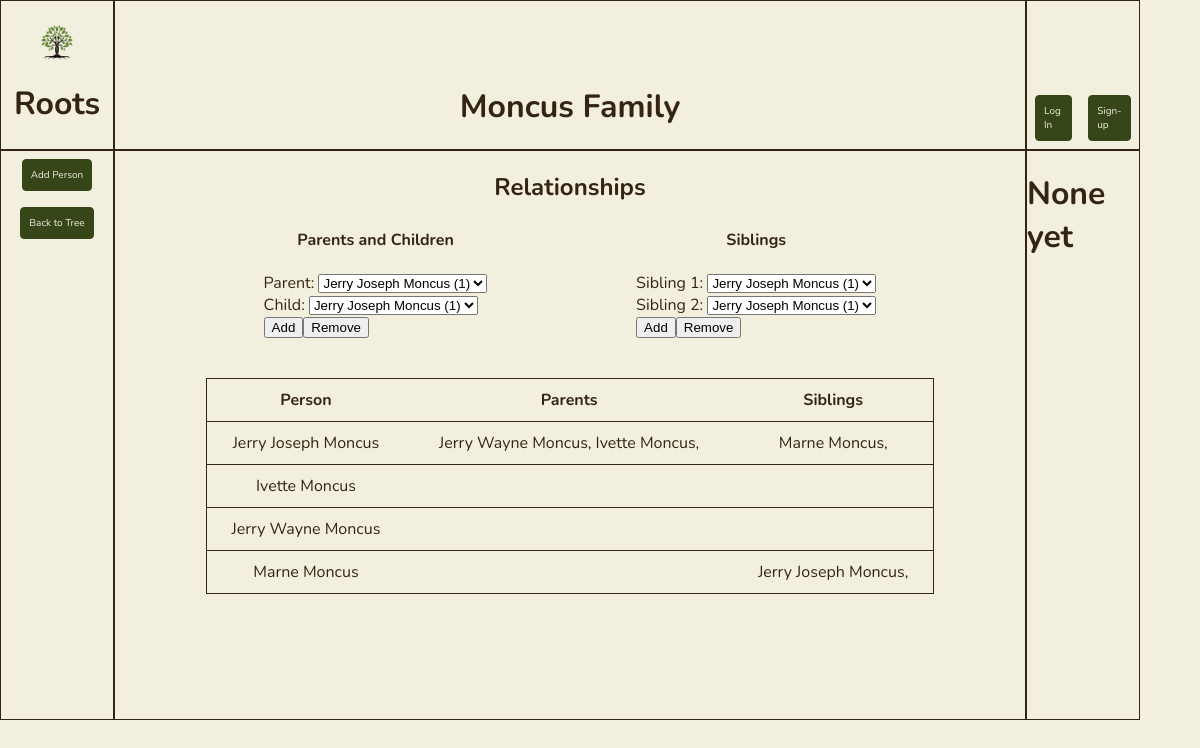
Page /relationships on the committed database.
### app.py (models this page shows, shortened)
class Person(db.Model):
    id = db.Column(db.Integer, primary_key=True)
    first_name = db.Column(db.String(200), nullable=False)
    last_name = db.Column(db.String(200), nullable=False)
    middle_name = db.Column(db.String(200), nullable=False, default='')
    nick_name = db.Column(db.String(200), nullable=False, default='')
    date_created = db.Column(db.DateTime, default=datetime.utcnow)
    parents = db.relationship('Person',
                              secondary = person_parent_association,
                              primaryjoin = id == person_parent_association.c.person_id,
                              secondaryjoin = id == person_parent_association.c.parent_id,
                              backref = db.backref('children', lazy='dynamic'))
    siblings = db.relationship('Person',
                              secondary = sibling_association,
                              primaryjoin = id == sibling_association.c.left_id,
                              secondaryjoin = id == sibling_association.c.right_id,
                              back_populates = 'siblings',
                              lazy='dynamic')

### app.py (the view)
@app.route('/relationships', methods=['GET'])
def relationships():
        people = Person.query.order_by(Person.date_created).all()
        return render_template('relationships.html', people=people)

### templates/relationships.html (shortened to what this page needs)
{% extends 'base.html' %}
{% block body %}
<div class="default-grid" id="relationships-grid">
    <div class="grid-item grid-item-1">
        <div class="logo" id="logo-index">
            <div class="content-container-column">
                    <img src="{{ url_for('static', filename='logos/green-tree-logo.png') }}" alt="Green Tree Logo">
                    <h1>Roots</h1>
            </div>
        </div>
    </div>
    <div class="grid-item grid-item-2">
        <div class="current-family-name" id="current-family-name-index">
            <div class="content-container-row">
                <h1>Moncus Family</h1>
            </div>
        </div>
    </div>
    <div class="grid-item grid-item-3">
        <div class="account-tasks-panel">
            <div class="content-container-row">
                <a class="btn" id='log-in' href="">Log In</a>
                <a class="btn" id='sign-up' href="">Sign-up</a>
            </div>
        </div>
    </div>
    <div class="grid-item grid-item-4">
        <div class="app-tasks-panel">
            <div class="content-container-column">
                <a class="btn" id='addPersonBtn'>Add Person</a>
                <a class="btn" id='to_tree' href="/">Back to Tree</a>
            </div>
        </div>
    </div>
    <div class="grid-item grid-item-5" id="relationships-container">
        <div class="grid-subitem-1" id="relationships-header">
            <h2>Relationships</h2>
        </div>
        <div class="grid-subitem-2" id="forms-container">
            <div class="form-container">
                <h4>Parents and Children</h4>
                <form id="parentChildForm" action="/parent_child_action" method="POST">
                    <div>
                        <label for="parent">Parent:</label>
                        <select id="parent" name="parent">
                            {% for person in people %}
                                <option value="{{ person.id }}">{{ person.first_name }} {{ person.middle_name }} {{ person.last_name }} ({{person.id}})</option>
                            {% endfor %}
                        </select>
                    </div>
                    <div>
                        <label for="child">Child:</label>
                        <select id="child" name="child">
                            {% for person in people %}
                                <option value="{{ person.id }}">{{ person.first_name }} {{ person.middle_name }} {{ person.last_name }} ({{person.id}})</option>
                            {% endfor %}
                        </select>
                    </div>
                    <div class="btn-container">
                        <div>
                            <input type="submit" name="action" value="Add">
                        </div>
                        <div>
                            <input type="submit" name="action" value="Remove">
                        </div>
                    </div>
                </form>
            </div>
            <div class="form-container">
                <h4>Siblings</h4>
                <form id="siblingForm" action="/sibling_action" method="POST">
                    <div>
                        <label for="sibling_1">Sibling 1:</label>
                        <select id="sibling_1" name="sibling_1">
                            {% for person in people %}
                                <option value="{{ person.id }}">{{ person.first_name }} {{ person.middle_name }} {{ person.last_name }} ({{person.id}})</option>
                            {% endfor %}
                        </select>
                    </div>
                    <div>
                        <label for="sibling_2">Sibling 2:</label>
                        <select id="sibling_2" name="sibling_2">
                            {% for person in people %}
                                <option value="{{ person.id }}">{{ person.first_name }} {{ person.middle_name }} {{ person.last_name }} ({{person.id}})</option>
                            {% endfor %}
                        </select>
                    </div>
                    <div class="btn-container">
                        <div>
                            <input type="submit" name="action" value="Add">
                        </div>
                        <div>
                            <input type="submit" name="action" value="Remove">
                        </div>
                    </div>
                </form>
            </div>
        </div>
        <div class="grid-subitem-3">
            <table class="bordered" id="relationship-table">
                <tr>
                    <th>Person</th>
                    <th>Parents</th>
                    <th>Siblings</th>
                </tr>
                {% for person in people %}
                    <tr>
                        <td>{{ person.first_name }} {{ person.middle_name }} {{ person.last_name }}</td>
                        <td>
                            {% for person in person.parents %}
                            {{ person.first_name }} {{ person.middle_name }} {{ person.last_name }},
                            {% endfor %}
                        </td>
                        <td>
                            {% for person in person.siblings %}
                            {{ person.first_name }} {{ person.middle_name }} {{ person.last_name }},
                            {% endfor %}
                        </td>
                    </tr>
                {% endfor %}
            </table>
        </div>
    </div>
    <div class="grid-item grid-item-6">
        <div class="secondary-panel">
            <div class="content-container-column">
                <h1>None yet</h1>
            </div>
        </div>
    </div>
</div>
{% endblock %}

### static/css/main.css (style rules this page uses)
:root { --main-black: #0a0a0a; --main-white: #fff; --main-bg-color: #f2efde; --main-bg-border-color: #342512; --main-text-color: #342512; --main-secondary-text-color: #9d864d; --main-hover-text-color: #f2efde; --main-item-color: #374619; --main-item-border-color: #374619; --main-item-color-hover: #7e883d; --main-dark-brown: #342512; --main-light-brown: #9d864d; --main-cream: #f2efde; --main-light-green: #7e883d; --main-dark-green: #374619; }
body { margin: 0px; padding: 0px; box-sizing: border-box; font-family: Nunito, sans-serif; background-color: var(--main-cream); color: var(--main-dark-brown); }
.content-container-column { display: flex; justify-content: center; align-items: center; flex-direction: column; }
.content-container-row { display: flex; justify-content: center; align-items: center; flex-direction: row; }

### static/css/grid.css (style rules this page uses)
.default-grid { display: grid; grid-template-columns: 10% auto 10%; grid-template-rows: 150px auto; gap: 0px; height: 90vh; width: 95vw; }
.grid-item { border: solid 1px var(--main-dark-brown); }
.grid-item-1 { grid-area: 1 / 1 / span 1 / span 1; display: flex; justify-content: center; align-items: center; }
.grid-item-1 img { width: 33%; height: height; padding-top: 20px; }
.grid-item-2 { grid-area: 1 / 2 / span 1 / span 1; display: flex; align-items: end; justify-content: center; }
.grid-item-3 { grid-area: 1 / 3 / span 1 / span 1; display: flex; align-items: end; justify-content: center; }
.grid-item-4 { grid-area: 2 / 1 / span 1 / span 1; }
.grid-item-5 { grid-area: 2 / 2 / span 1 / span 1; display: flex; justify-content: center; align-items: start; flex-direction: row; flex-wrap: wrap; }
.grid-item-6 { grid-area: 2 / 3 / span 1 / span 1; }

### static/css/buttons.css (style rules this page uses)
.btn-container { display: flex; flex-direction: row; align-items: center; justify-content: center; height: 10%; }
.btn { display: inline-block; font-size: 10px; padding: 8px; background-color: var(--main-dark-green); text-decoration: none; border: solid 1px var(--main-dark-green); border-radius: 4px; margin: 8px; color: var(--main-cream); }

### static/css/tables.css (style rules this page uses)
table { margin: auto; border-collapse: collapse; width: 80%; background-color: var(--main-cream); }
tr { height: 25px; }
td, th { text-align: center; padding: 10px; }
.bordered tr { border: solid 1px var(--main-dark-brown); }
.borderless th, td, tr { border: none; }

### static/css/relationships.css (style rules this page uses)
#relationships-container { display: grid; grid-template-columns: 100%; grid-template-rows: 10% 30% auto; gap: 0px; }
#relationships-container .grid-subitem-1 { grid-area: 1 / 1; display: flex; flex-direction: row; justify-content: center; align-items: center; }
#relationships-container .grid-subitem-2 { grid-area: 2 / 1; display: flex; flex-direction: row; justify-content: space-evenly; align-items: center; }
.grid-subitem-2 .form-container { display: flex; flex-direction: column; justify-content: space-between; align-items: center; }
.form-container .btn-container { display: inline-flex; justify-content: space-between; }
#relationships-container .grid-subitem-3 { grid-area: 3 / 1; display: flex; flex-direction: row; justify-content: center; align-items: center; }

### rows in the picture
Person: first_name "Jerry", middle_name "Joseph", last_name "Moncus"
Person: first_name "Jerry", middle_name "Wayne", last_name "Moncus"
Person: first_name "Ivette", last_name "Moncus"
Person: first_name "Marne", last_name "Moncus"

### other values in the picture
form field parent "Jerry Joseph Moncus (1)"
form field child "Jerry Joseph Moncus (1)"
form field sibling_1 "Jerry Joseph Moncus (1)"
form field sibling_2 "Jerry Joseph Moncus (1)"
